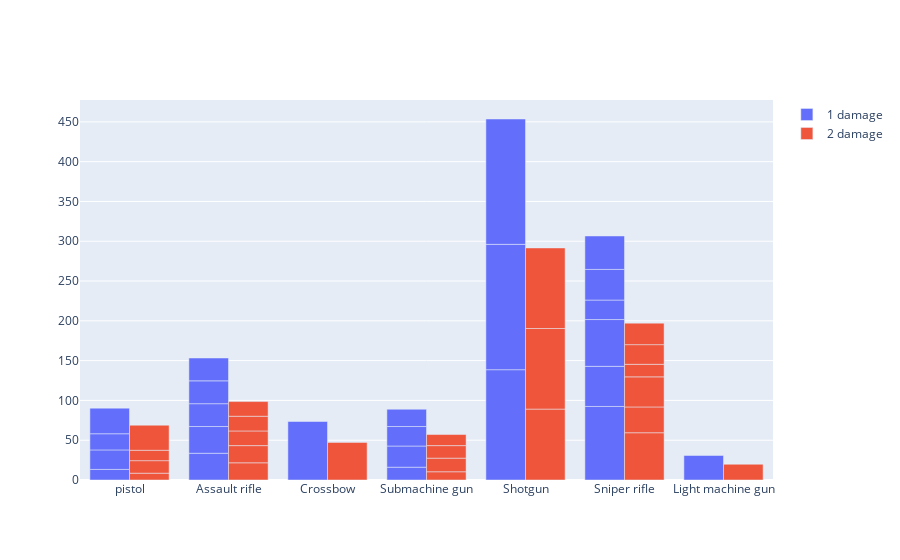

Source (notebook cell):
### Code cell
data=[trace1,trace2]
layout=go.Layout(barmode='group')
fig=go.Figure(data=data, layout=layout)
iplot(fig, filename='grouped-bar')

### Figure 1 — Plotly figure (JSON) as saved in the notebook; plotly's stock layout.template omitted (floating-point values rounded to 4 significant figures)
{"data": [{"name": "1 damage", "type": "bar", "x": ["pistol", "pistol", "pistol", "pistol", "Assault rifle", "Assault rifle", "Assault rifle", "Assault rifle", "Assault rifle", "Crossbow", "Submachine gun", "Submachine gun", "Submachine gun", "Submachine gun", "Shotgun", "Shotgun", "Shotgun", "Sniper rifle", "Sniper rifle", "Sniper rifle", "Sniper rifle", "Sniper rifle", "Sniper rifle", "Light machine gun"], "y": [13.3, 24.5, 20.3, 32.2, 33.6, 33.6, 28.7, 28.7, 28.7, 73.5, 16.1, 26.6, 24.5, 21.7, 138.6, 157.5, 157.5, 92.4, 50.4, 58.8, 24.5, 38.5, 42, 30.8]}, {"name": "2 damage", "type": "bar", "x": ["pistol", "pistol", "pistol", "pistol", "Assault rifle", "Assault rifle", "Assault rifle", "Assault rifle", "Assault rifle", "Crossbow", "Submachine gun", "Submachine gun", "Submachine gun", "Submachine gun", "Shotgun", "Shotgun", "Shotgun", "Sniper rifle", "Sniper rifle", "Sniper rifle", "Sniper rifle", "Sniper rifle", "Sniper rifle", "Light machine gun"], "y": [8.55, 15.75, 13.05, 31.5, 21.6, 21.6, 18.45, 18.45, 18.45, 47.25, 10.35, 17.1, 15.75, 13.95, 89.1, 101.2, 101.2, 59.4, 32.4, 37.8, 15.75, 24.75, 27, 19.8]}], "layout": {"barmode": "group"}}
